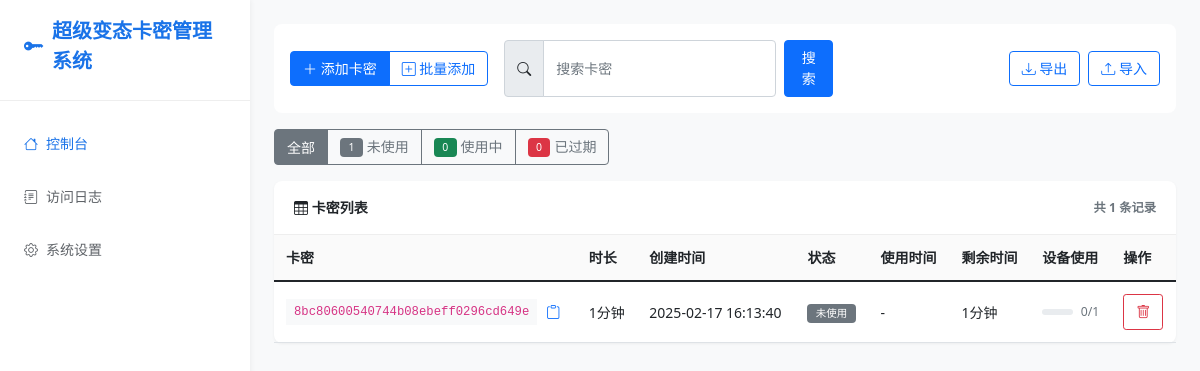
Before: / with the older database file.
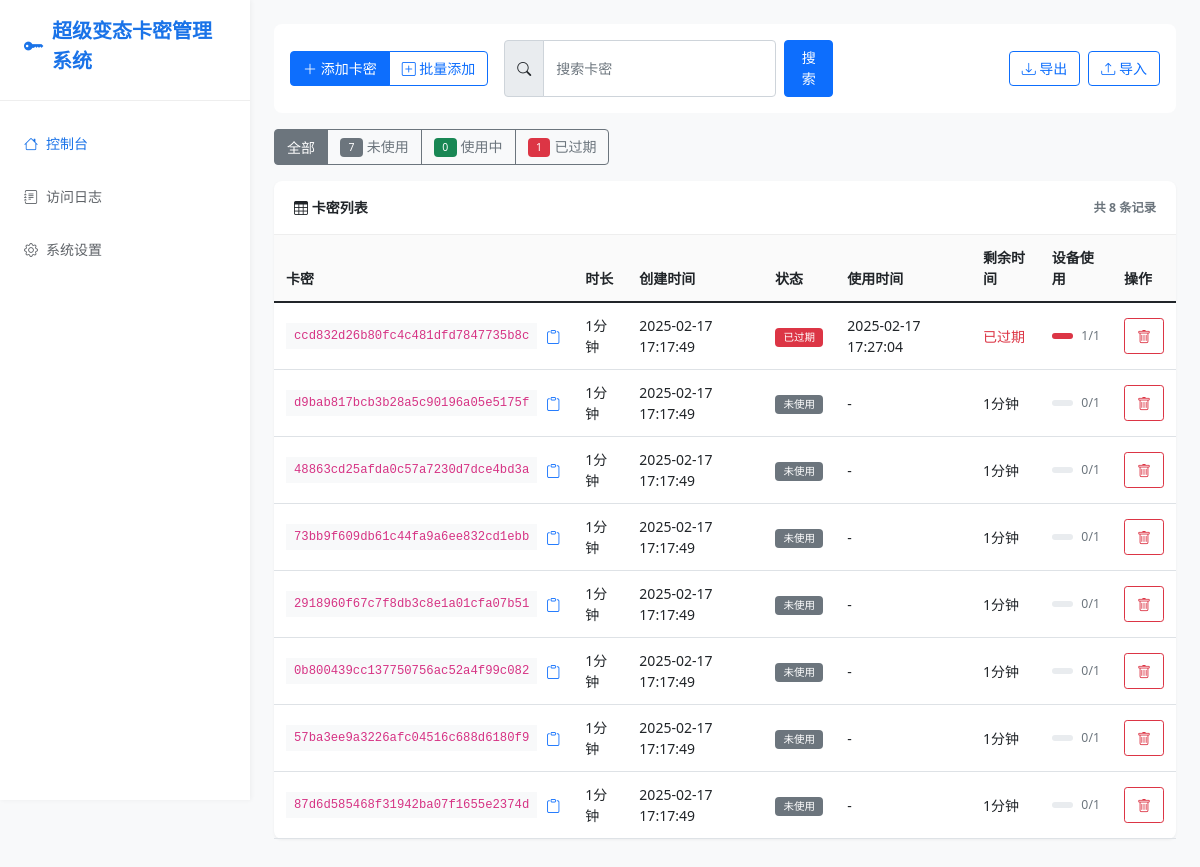
After: the same page with the newer database file.
### app.py (models this page shows, shortened)
class Card(db.Model):
    id = db.Column(db.Integer, primary_key=True)
    card_key = db.Column(db.String(32), unique=True, nullable=False)
    minutes = db.Column(db.Integer, nullable=False)
    created_at = db.Column(db.DateTime, nullable=False, default=get_local_time)
    is_used = db.Column(db.Boolean, default=False)
    used_at = db.Column(db.DateTime, nullable=True)
    device_id = db.Column(db.String(500), nullable=True)  # 存储多个设备ID，用逗号分隔
    max_devices = db.Column(db.Integer, default=1)  # 最大允许设备数量
    def get_devices(self):
        return self.device_id.split(',') if self.device_id else []
    def is_expired(self):
        if not self.is_used:
            return False
        if not self.used_at:
            return True
        current_time = get_local_time()
        expiration_time = self.used_at + timedelta(minutes=self.minutes)
        return current_time >= expiration_time
    def get_status(self):
        if not self.is_used:
            return "未使用"
        elif self.is_expired():
            return "已过期"
        else:
            return "使用中"

### app.py (the view, shortened to what this page needs)
@app.route('/')
def index():
    try:
        page = request.args.get('page', 1, type=int)
        per_page = settings.get('per_page', 10)
        status = request.args.get('status')
        search = request.args.get('search', '').strip()
        current_time = get_local_time()
        unused_count = Card.query.filter_by(is_used=False).count()
        used_cards = Card.query.filter(
            Card.is_used == True,
            Card.used_at != None
        ).all()
        used_count = sum(
            1 for card in used_cards
            if card.used_at + timedelta(minutes=card.minutes) > current_time
        )
        expired_count = sum(
            1 for card in used_cards
            if card.used_at + timedelta(minutes=card.minutes) <= current_time
        )
        query = Card.query
        if search:
            query = query.filter(Card.card_key.like(f'%{search}%'))
        query = query.order_by(Card.created_at.desc())
        pagination = query.paginate(page=page, per_page=per_page, error_out=False)
        cards = pagination.items if pagination else []
        return render_template('index.html',
                             cards=cards,
                             pagination=pagination,
                             status=status,
                             search=search,
                             unused_count=unused_count,
                             used_count=used_count,
                             expired_count=expired_count,
                             settings=settings.settings)
    except Exception as e:
        logger.error(f"访问首页出错: {str(e)}", exc_info=True)
        return render_template('index.html',
                             cards=[],
                             pagination=None,
                             status=status,
                             search=search,
                             unused_count=0,
                             used_count=0,
                             expired_count=0,
                             error="获取卡密列表失败",
                             settings=settings.settings)

### app.py (called while the page is built, shortened)
def get_local_time():
    return datetime.now()

@app.before_request
def log_request():
    try:
        card_operations = {
            '/api/verify_card': '验证卡密',
            '/add_card': '添加卡密',
            '/delete_card': '删除卡密',
            '/import_cards': '导入卡密',
            '/export_cards': '导出卡密'
        }
    except Exception as e:
        error_logger.error(f"记录访问日志出错: {str(e)}", exc_info=True)

@app.after_request
def update_log_status(response):
    try:
        if hasattr(g, 'log_id'):
            log = AccessLog.query.get(g.log_id)
            if log:
                log.status_code = response.status_code
                db.session.commit()
    except Exception as e:
        error_logger.error(f"更新日志状态出错: {str(e)}", exc_info=True)
    return response

    def get(self, key, default=None):
        return self.settings.get(key, default)

### templates/index.html (shortened to what this page needs)
{% extends "base.html" %}
{% block content %}
<div class="toolbar">
    <div class="toolbar-item">
        <div class="btn-group">
            <button type="button" class="btn btn-primary" data-bs-toggle="modal" data-bs-target="#addCardModal">
                <i class="bi bi-plus-lg"></i> 添加卡密
            </button>
            <button type="button" class="btn btn-outline-primary" data-bs-toggle="modal" data-bs-target="#addBulkCardsModal">
                <i class="bi bi-plus-square"></i> 批量添加
            </button>
        </div>
    </div>
    <div class="toolbar-item flex-grow-1">
        <form action="{{ url_for('index') }}" method="GET" class="d-flex gap-2" id="searchForm">
            <div class="input-group">
                <span class="input-group-text"><i class="bi bi-search"></i></span>
                <input type="text" class="form-control" name="search" placeholder="搜索卡密" value="{{ search }}">
            </div>
            <button type="submit" class="btn btn-primary">搜索</button>
        </form>
    </div>
    <div class="toolbar-item">
        <a href="{{ url_for('export_cards') }}" class="btn btn-outline-primary">
            <i class="bi bi-download"></i> 导出
        </a>
        <button type="button" class="btn btn-outline-primary" data-bs-toggle="modal" data-bs-target="#importCardsModal">
            <i class="bi bi-upload"></i> 导入
        </button>
    </div>
</div>
<div class="status-filter mb-3">
    <div class="btn-group">
        <button type="button" class="btn btn-outline-secondary {% if not status %}active{% endif %}" onclick="filterStatus('')">
            全部
        </button>
        <button type="button" class="btn btn-outline-secondary {% if status == 'unused' %}active{% endif %}" onclick="filterStatus('unused')">
            <span class="badge bg-secondary me-1">{{ unused_count }}</span>未使用
        </button>
        <button type="button" class="btn btn-outline-secondary {% if status == 'used' %}active{% endif %}" onclick="filterStatus('used')">
            <span class="badge bg-success me-1">{{ used_count }}</span>使用中
        </button>
        <button type="button" class="btn btn-outline-secondary {% if status == 'expired' %}active{% endif %}" onclick="filterStatus('expired')">
            <span class="badge bg-danger me-1">{{ expired_count }}</span>已过期
        </button>
    </div>
</div>
<div class="card">
    <div class="card-header d-flex justify-content-between align-items-center">
        <span><i class="bi bi-table"></i> 卡密列表</span>
        <small class="text-muted">共 {{ pagination.total }} 条记录</small>
    </div>
    <div class="table-responsive">
        <table class="table table-hover">
            <thead>
                <tr>
                    <th>卡密</th>
                    <th>时长</th>
                    <th>创建时间</th>
                    <th>状态</th>
                    <th>使用时间</th>
                    <th>剩余时间</th>
                    <th>设备使用</th>
                    <th>操作</th>
                </tr>
            </thead>
            <tbody>
                {% if cards %}
                    {% for card in cards %}
                    <tr data-card-id="{{ card.id }}">
                        <td>
                            <div class="d-flex align-items-center gap-2">
                                <code class="bg-light px-2 py-1">{{ card.card_key }}</code>
                                <button type="button" class="btn btn-sm btn-link p-0" onclick="copyToClipboard('{{ card.card_key }}')" title="复制卡密">
                                    <i class="bi bi-clipboard"></i>
                                </button>
                            </div>
                        </td>
                        <td>{{ card.minutes }}分钟</td>
                        <td>{{ card.created_at.strftime('%Y-%m-%d %H:%M:%S') }}</td>
                        <td class="card-status">
                            {% if not card.is_used %}
                                <span class="badge bg-secondary">未使用</span>
                            {% else %}
                                {% set status = card.get_status() %}
                                {% if status == "使用中" %}
                                    <span class="badge bg-success">使用中</span>
                                {% elif status == "已过期" %}
                                    <span class="badge bg-danger">已过期</span>
                                {% endif %}
                            {% endif %}
                        </td>
                        <td class="card-used-at">{{ card.used_at.strftime('%Y-%m-%d %H:%M:%S') if card.used_at else '-' }}</td>
                        <td class="card-remaining">
                            {% if card.is_used %}
                                {% if not card.is_expired() %}
                                    <div class="countdown"
                                         data-used-at="{{ card.used_at.isoformat() }}"
                                         data-minutes="{{ card.minutes }}">
                                        计算中...
                                    </div>
                                {% else %}
                                    <span class="text-danger">已过期</span>
                                {% endif %}
                            {% else %}
                                {{ card.minutes }}分钟
                            {% endif %}
                        </td>
                        <td class="card-devices">
                            <div class="d-flex align-items-center">
                                <div class="progress flex-grow-1" style="height: 6px;">
                                    {% set device_count = card.get_devices()|length %}
                                    {% set percentage = (device_count / card.max_devices * 100)|int %}
                                    <div class="progress-bar {% if percentage >= 100 %}bg-danger{% elif percentage >= 75 %}bg-warning{% else %}bg-success{% endif %}"
                                         role="progressbar"
                                         style="width: {{ percentage }}%">
                                    </div>
                                </div>
                                <small class="ms-2 text-muted">{{ device_count }}/{{ card.max_devices }}</small>
                            </div>
                        </td>
                        <td>
                            <form action="{{ url_for('delete_card', card_id=card.id) }}" method="POST" class="d-inline">
                                <button type="submit" class="btn btn-sm btn-outline-danger" onclick="return confirm('确定要删除这个卡密吗？')">
                                    <i class="bi bi-trash"></i>
                                </button>
                            </form>
                        </td>
                    </tr>
                    {% endfor %}
                {% endif %}
            </tbody>
        </table>
    </div>
</div>
{% endblock %}

### templates/base.html (shortened to what this page needs)
<!DOCTYPE html>
<html lang="zh">
<head>
    <link href="https://cdn.jsdelivr.net/npm/bootstrap@5.1.3/dist/css/bootstrap.min.css" rel="stylesheet">
    <link rel="stylesheet" href="https://cdn.jsdelivr.net/npm/bootstrap-icons@1.7.2/font/bootstrap-icons.css">
</head>
<body>
    <div class="wrapper">
        <nav class="sidebar">
            <div class="sidebar-header">
                <a href="/" class="sidebar-brand">
                    <i class="bi bi-key-fill"></i>
                    {{ settings.site_name }}
                </a>
            </div>
            <ul class="nav flex-column mt-3">
                <li class="nav-item">
                    <a href="{{ url_for('index') }}" class="nav-link {% if request.endpoint == 'index' %}active{% endif %}">
                        <i class="bi bi-house"></i>
                        控制台
                    </a>
                </li>
                <li class="nav-item">
                    <a href="{{ url_for('view_logs') }}" class="nav-link {% if request.endpoint == 'view_logs' %}active{% endif %}">
                        <i class="bi bi-journal-text"></i>
                        访问日志
                    </a>
                </li>
                <li class="nav-item">
                    <a href="{{ url_for('settings_page') }}" class="nav-link {% if request.endpoint == 'settings_page' %}active{% endif %}">
                        <i class="bi bi-gear"></i>
                        系统设置
                    </a>
                </li>
            </ul>
        </nav>
        <div class="main-content">
            {% block content %}{% endblock %}
        </div>
    </div>
</body>
</html>

### templates/base.html (style rules this page uses)
:root { --primary-color: #1a73e8; --secondary-color: #5f6368; --success-color: #34a853; --warning-color: #fbbc05; --danger-color: #ea4335; --background-color: #f8f9fa; --sidebar-width: 250px; --header-height: 60px; --card-bg: #fff; }
body { background-color: var(--background-color); font-size: 0.875rem; }
.wrapper { display: flex; min-height: 100vh; }
.sidebar { width: var(--sidebar-width); background: var(--card-bg); box-shadow: 1px 0 5px rgba(0,0,0,0.05); position: fixed; height: 100vh; z-index: 1000; padding: 1rem 0; }
.sidebar-header { padding: 0 1.5rem 1.5rem; border-bottom: 1px solid #eee; }
.sidebar-brand { color: var(--primary-color); font-size: 1.25rem; font-weight: 600; text-decoration: none; display: flex; align-items: center; gap: 0.5rem; }
.nav-item { padding: 0.5rem 1.5rem; }
.nav-link { color: var(--secondary-color); display: flex; align-items: center; gap: 0.5rem; padding: 0.5rem 0; }
.nav-link:hover, .nav-link.active { color: var(--primary-color); }
.main-content { flex: 1; margin-left: var(--sidebar-width); padding: 1.5rem; }
.card { border: none; box-shadow: 0 1px 3px rgba(0,0,0,0.05); margin-bottom: 1rem; border-radius: 0.5rem; }
.card-header { background: none; padding: 1rem 1.25rem; border-bottom: 1px solid #eee; font-weight: 600; }
.form-control, .form-select, .btn { font-size: 0.875rem; padding: 0.4rem 0.75rem; }
.input-group-text { font-size: 0.875rem; padding: 0.4rem 0.75rem; }
.table { font-size: 0.875rem; margin-bottom: 0; }
.table th { font-weight: 600; background: #fafafa; padding: 0.75rem; }
.table td { padding: 0.75rem; vertical-align: middle; }
.badge { padding: 0.4em 0.8em; font-weight: 500; }
.toolbar { background: var(--card-bg); padding: 1rem; border-radius: 0.5rem; margin-bottom: 1rem; display: flex; gap: 1rem; align-items: center; }
.toolbar-item { display: flex; align-items: center; gap: 0.5rem; }

Changed rows visible on the page:
removed Card: card_key "8bc80600540744b08ebeff0296cd649e", minutes "1", created_at "2025-02-17 16:13:40", shows "未使用", used_at "-", is_used "0", max_devices "1"
added Card: card_key "ccd832d26b80fc4c481dfd7847735b8c", minutes "1", created_at "2025-02-17 17:17:49", is_used "已过期", used_at "2025-02-17 17:27:04", {{ percentage }} 100 (drawn), device_count "1", max_devices "1"
added Card: card_key "d9bab817bcb3b28a5c90196a05e5175f", minutes "1", created_at "2025-02-17 17:17:49", shows "未使用", used_at "-", is_used "0", max_devices "1"
added Card: card_key "48863cd25afda0c57a7230d7dce4bd3a", minutes "1", created_at "2025-02-17 17:17:49", shows "未使用", used_at "-", is_used "0", max_devices "1"
added Card: card_key "73bb9f609db61c44fa9a6ee832cd1ebb", minutes "1", created_at "2025-02-17 17:17:49", shows "未使用", used_at "-", is_used "0", max_devices "1"
added Card: card_key "2918960f67c7f8db3c8e1a01cfa07b51", minutes "1", created_at "2025-02-17 17:17:49", shows "未使用", used_at "-", is_used "0", max_devices "1"
added Card: card_key "0b800439cc137750756ac52a4f99c082", minutes "1", created_at "2025-02-17 17:17:49", shows "未使用", used_at "-", is_used "0", max_devices "1"
added Card: card_key "57ba3ee9a3226afc04516c688d6180f9", minutes "1", created_at "2025-02-17 17:17:49", shows "未使用", used_at "-", is_used "0", max_devices "1"
added Card: card_key "87d6d585468f31942ba07f1655e2374d", minutes "1", created_at "2025-02-17 17:17:49", shows "未使用", used_at "-", is_used "0", max_devices "1"
Other visible differences:
{{ unused_count }}: "1" → "7"
{{ expired_count }}: "0" → "1"
{{ pagination.total }}: "1" → "8"
